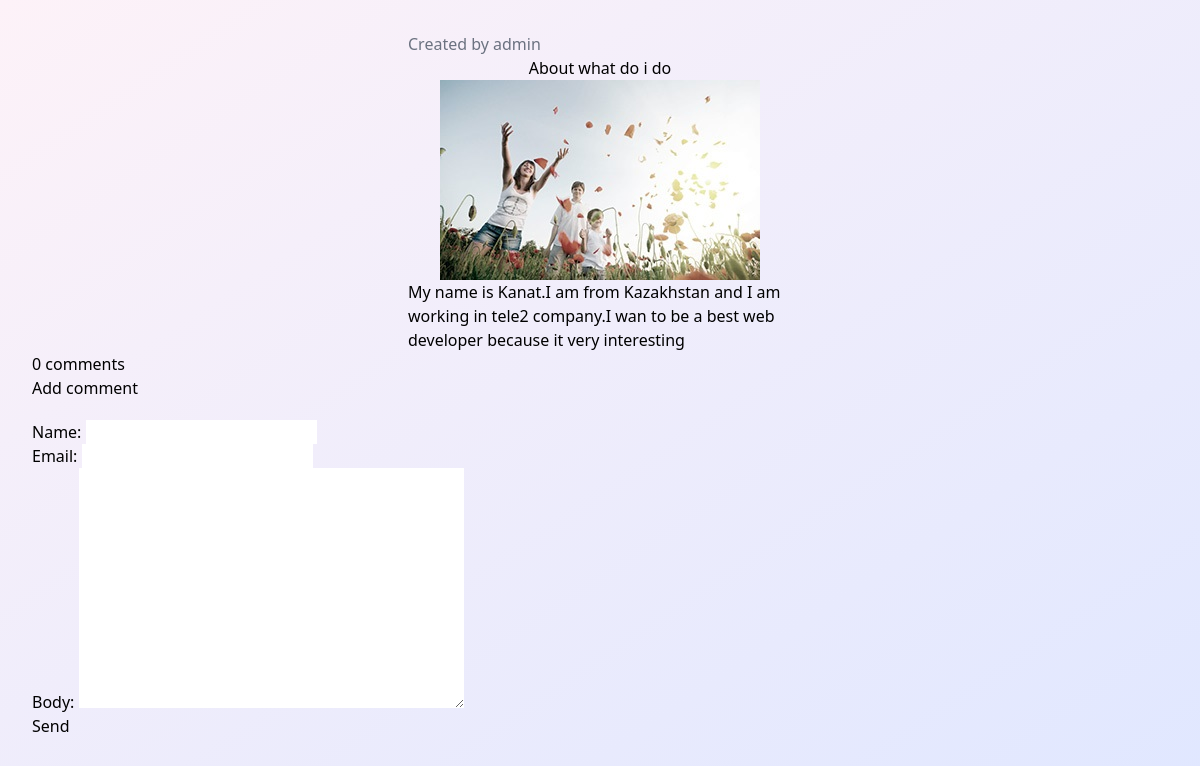
Screenshot of /blog/2022/5/20/about-what-do-i-do/ with the database file from the repository.
### blog/models.py (models this page shows, shortened)
class Post(models.Model):
    STATUS_CHOICES = (
        ('draft', 'Draft'),
        ('published', 'Published'),
    )
    title = models.CharField(max_length=250)
    slug = models.SlugField(max_length=250, unique_for_date='publish')
    author = models.ForeignKey(User, on_delete=models.CASCADE)
    publish = models.DateTimeField(default=timezone.now)
    created = models.DateTimeField(auto_now_add=True)
    body = models.TextField()
    updated = models.DateTimeField(auto_now=True)
    status = models.CharField(
        max_length=10, choices=STATUS_CHOICES, default='draft')
    image = models.ImageField(upload_to="images")
    objects = models.Manager()
    published = PublishedManager()
    class Meta:
        ordering = ('-publish',)

### blog/views.py (the view)
def post_detail(request, slug, year, month, day):
    post = get_object_or_404(Post, slug=slug, status='published',
                             publish__year=year, publish__month=month, publish__day=day)
    comments = post.comments.filter(active=True)
    new_comment = None
    if request.method == "POST":
        comment_form = CommentForm(request.POST)
        if comment_form.is_valid():
            new_comment = comment_form.save(commit=False)
            new_comment.post = post
            new_comment.save()
    else:
        comment_form = CommentForm()
    context = {
        'post': post,
        'comments': comments,
        'new_comment': new_comment,
        'comment_form': comment_form,
    }
    return render(request, 'blog/post/detail.html', context)

### blog/forms.py
class CommentForm(forms.ModelForm):
    class Meta:
        model = Comment
        fields = ("name", "email", "body")

### blog/templates/blog/post/detail.html (shortened to what this page needs)
{% extends 'blog/base.html' %}
{% block content %}
<section class="h-screen w-screen bg-gradient-to-br from-pink-50 to-indigo-100 p-8">
<div class="container w-96 mx-auto">
    <p class="text-gray-500">Created by {{post.author}}</p>
    <h2 class="text-center">{{post.title}}</h2>
    <img class="mx-auto" src="{{post.image.url}}"/>
    <p>{{post.body}}</p>
</div>
{% with comments.count as total_comments %}
<h2>
    {{ total_comments }} comment{{ total_comments|pluralize }}
    <h4>Add comment</h4>
    <form method="post" class="mt-5">
        {{comment_form.as_p}}
        <input type="submit" value="Send"/>
    </form>
</h2>
{% endwith %}
</section>
{% endblock content %}

### blog/static/blog/css/blog.css (style rules this page uses)
* { margin:0; padding:0; box-sizing: border-box; }

### rows the page displays
Post: author "admin", title "About what do i do", image (picture), body "My name is Kanat.I am from Kazakhstan and I am working in tele2 company.I wan to be a best web developer because it very interesting"

### other values shown
{{ total_comments }} "0"
